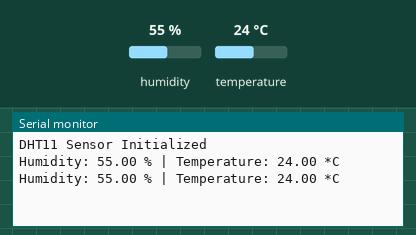
Recording of a program running on a simulated Arduino Uno R4 WiFi. Shown: the last lines printed to the serial monitor. The test bench sets the inputs (shaded band); at power-on: humidity 55 %, temperature 24 °C.

Above: at 2.8 s.
2.9 s: humidity set to 22 %
At 4.8 s:
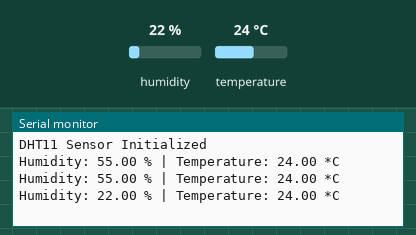
5.6 s: temperature set to 12 °C
At 7.2 s:
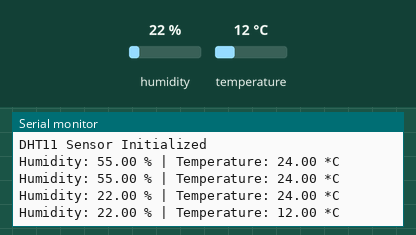
8.3 s: humidity set to 40 %
At 10.7 s:
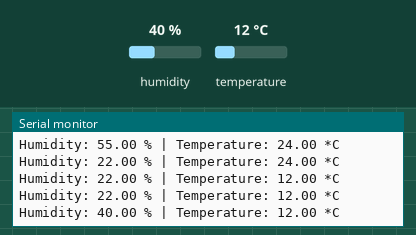
Timing chart, 0 to 12.2 s (numbered marks = the images above; inputs shaded):
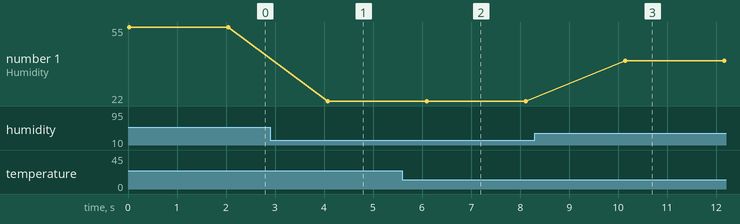

Measured:
- after the input at 2.9 s, the serial monitor: prints a new line after 1.2 s (image 1)
- after the input at 5.6 s, the serial monitor: prints a new line after 0.49 s (image 2)
- after the input at 8.3 s, the serial monitor: prints a new line after 1.8 s (image 3)
- plotted number 1: 55 → 22 after the input at 2.9 s, 22 → 40 after the input at 8.3 s

The program:

main.cpp
```cpp
#include <Arduino.h>
#include <DHT.h>
#define DHTPIN 2
#define DHTTYPE DHT11
DHT dht(DHTPIN, DHTTYPE);
void setup() {
// write your initialization code here
    Serial.begin(9600);
    dht.begin();
    Serial.println("DHT11 Sensor Initialized");
}

void loop() {
// write your code here
    float humidity = dht.readHumidity();
    float temperature = dht.readTemperature();

    if (isnan(humidity) || isnan(temperature)) {
        Serial.println("Failed to read from DHT sensor!");
        return;
    }

    Serial.print("Humidity: ");
    Serial.print(humidity);
    Serial.print(" % | ");
    Serial.print("Temperature: ");
    Serial.print(temperature);
    Serial.println(" *C");

    delay(2000); // Wait a few seconds between measurements
}
```
